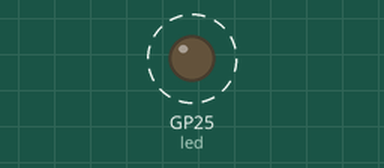
Recording of a program running on a simulated Raspberry Pi Pico running MicroPython. Parts: output pins drawn as LEDs (lit = HIGH). Dashed ring = blinking. What the program prints to the serial console is not drawn.

Above: at 0.5 s.
Timing chart, 0 to 4.6 s (numbered marks = the images above):
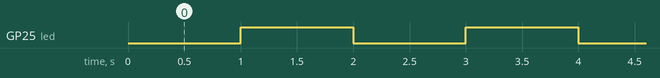

Measured:
- by itself, GP25 (led): alternates HIGH for 1.0 s and LOW for 1.0 s

The program:

blink_timer.py
```python
from machine import Pin,Timer

led = Pin(25,Pin.OUT)
tim = Timer()

def tick(timer):
    global led
    print("Led value: ",led.value())
    led.toggle()

tim.init(period=1000,mode=Timer.PERIODIC,callback=tick)
```
